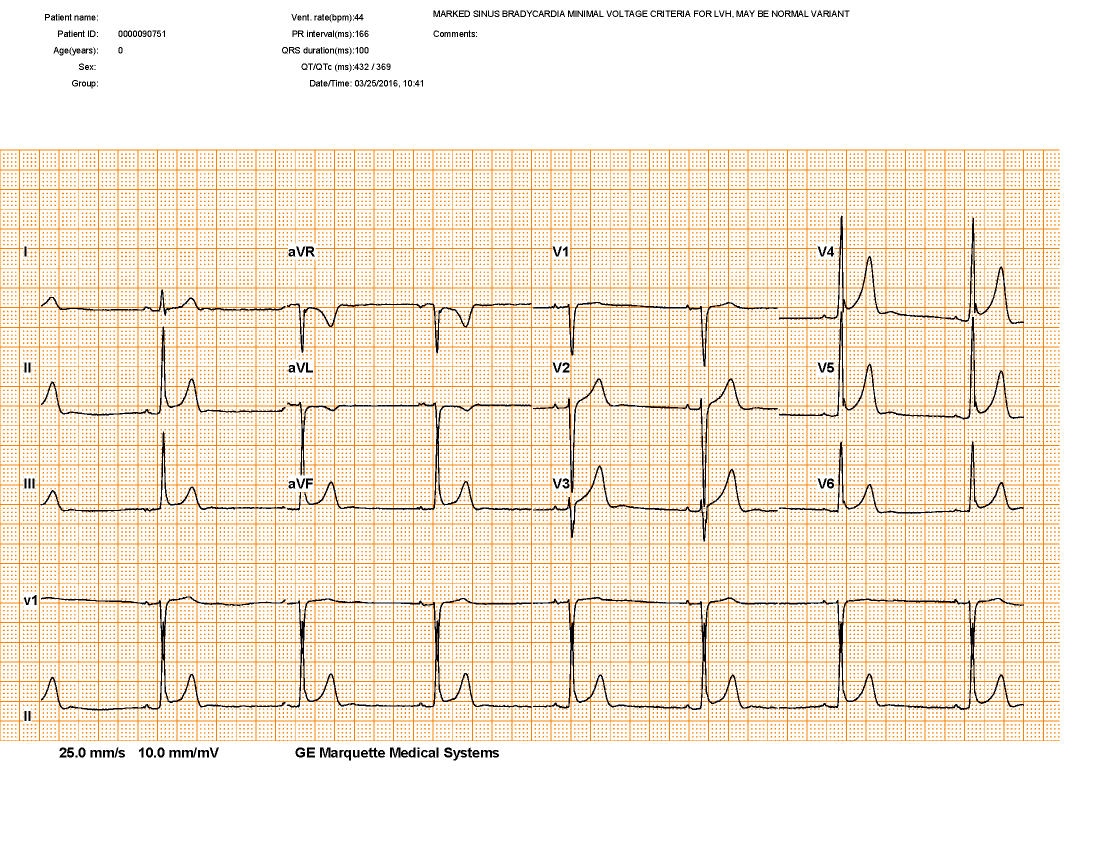
#> input picture fullScan.png, 2200 x 1700 px (shown at 1/2 size)
$ python imageManipulation.py
#> lines starting #> are read from the running program, lines starting #| are printed output that depends on the picture; after the words box and inside, x2 and y2 are one past the last pixel; in counts of white or black regions, pixels touching at a corner belong together
import numpy as np
import cv2
import matplotlib.pyplot as plt

import math
import random

class Color:
    greyscale = 0
    BGR = 1

# Use matplotlib to show an image with BGR color (standard for openCV)
# [6 lines left out: function displayColorImage, not called in this run]

# Use matplotlib to show an image with greyscale color (2d array)
def displayGreyscaleImage(image, title=""):
    # plt.subplot(2,2,1)
    plt.imshow(image, cmap='gray')
    plt.xticks([]), plt.yticks([])  # to hide tick values on X and Y axis
    plt.title(title)
    plt.show()

# Display a list of images [(image, color, title)] where color is Color.greyscale or .BGR.
def displayImages(listOfImages):
    count = len(listOfImages)

    height = math.floor(math.sqrt(count))
    width = math.ceil(count / height)

    for index, (image, color, title) in enumerate(listOfImages):
        plt.subplot(height, width, index+1)
        if color == Color.greyscale:
            plt.imshow(image, cmap='gray')
        if color == Color.BGR:
            plt.imshow(cv2.cvtColor(image, cv2.COLOR_BGR2RGB))

        plt.xticks([]), plt.yticks([])  # to hide tick values on X and Y axis
        plt.title(title)

    plt.tight_layout()
    plt.show()

class Kernel:
    # Static
    @staticmethod
    def guassian(size):
        return np.ones((size,size),np.float32) / (size**2)

# [50 lines left out: functions experimentWithBlur, experimentWithKernels, convertToBinary, not called in this run]

def houghLines(binary):
    lines = np.squeeze(cv2.HoughLines(binary, 1, np.pi/180, 150), axis=1)

    return lines

def overlayLines(lines, colorImage):
    for rho,theta in lines:
        a = np.cos(theta)
        b = np.sin(theta)
        x0 = a*rho
        y0 = b*rho
        x1 = int(x0 + 10000*(-b))
        y1 = int(y0 + 10000*(a))
        x2 = int(x0 - 10000*(-b))
        y2 = int(y0 - 10000*(a))

        # Draw line on the image
        cv2.line(colorImage, (x1,y1), (x2,y2), (250,250,150))

    return colorImage

# This could help with extracting the signal from the grid
def openImage(binaryImage):
    # Open the image
    element = cv2.getStructuringElement(cv2.MORPH_OPEN, (3,3))
    eroded = cv2.erode(binaryImage, element)
    opened = cv2.dilate(eroded, element)

    return opened


def extractGridUsingKernels(binaryImage):
    opened = openImage(binaryImage)

    # Subtract the opened image from the binary image
    final = cv2.subtract(binaryImage, opened)
    element = cv2.getStructuringElement(cv2.MORPH_CROSS, (2,2))
    final = cv2.erode(final, element)

    displayGreyscaleImage(final, title="final")

    return final


def traceGridlines(colorImage):
    # Convert to grayscale
    gray = cv2.cvtColor(colorImage, cv2.COLOR_BGR2GRAY) # Uses equation (2) from `2014 - ECG dig IEEE (Mallawaarachchi)`
    # displayImages([(gray, Color.greyscale, "Gray")])

    _, binary = cv2.threshold(gray, 120, 256, cv2.THRESH_BINARY_INV)
    displayImages([(binary, Color.greyscale, "Binary")])

    # Find the lines in the background grid
    gridBinary = extractGridUsingKernels(binary)

    lines = houghLines(gridBinary)
    overlayImage = overlayLines(lines, cv2.cvtColor(gray, cv2.COLOR_GRAY2BGR))

    # displayColorImage(overlayImage)

    return lines

def sorted(unsortedList):
        unsortedList.sort()
        return unsortedList

def calculateDistancesBetweenValues(sortedList):
    spacings = [y-x for (x, _), (y, _) in zip(sortedList[0:-1], sortedList[1:])]
    return spacings

def getLinesInDirection(lines, directionInDegrees):
    # Get only lines in one direction
    return [(rho, theta) for rho, theta in lines if math.isclose(theta * 180/math.pi, directionInDegrees, abs_tol=2)]

def removeNonGridLines(lines, threshold):

    def removeNonGridLinesInDirection(lines, directionInDegrees, threshold):
        gridLines = []

        linesInDirection = sorted(getLinesInDirection(lines, directionInDegrees))

        distances = calculateDistancesBetweenValues(linesInDirection)
        gridSpacing = np.median(distances) # Could use mode...

        # Find lines not aligned to grid
        for (linePosition, theta), spaceBefore, spaceAfter in zip(linesInDirection, [None] + distances, distances + [None]):
            agreementWithAllLines = sum([abs(linePosition-otherLinePosition) % gridSpacing for otherLinePosition, _ in linesInDirection])/(len(linesInDirection))

            agreementWithBefore = float("inf")
            agreementWithAfter  = float("inf")

            if spaceBefore is not None:
                agreementWithBefore = spaceBefore % gridSpacing

            if spaceAfter is not None:
                agreementWithAfter = spaceAfter % gridSpacing

            if min(agreementWithBefore, agreementWithAfter, agreementWithAllLines) < threshold:
                gridLines.append((linePosition, theta))

        return gridLines

    # Remove horizontal lines and vertical lines
    return removeNonGridLinesInDirection(lines, 0, threshold) + removeNonGridLinesInDirection(lines, 90, threshold)

def cropImageToGrid(colorImage, imageToCrop):
    lines = traceGridlines(colorImage)

    gridLines = removeNonGridLines(lines, 2)

    horizontalLines = sorted(getLinesInDirection(gridLines, 90))
    verticalLines = sorted(getLinesInDirection(gridLines, 0))

    gridTop, _ = horizontalLines[0]
    gridBottom, _ = horizontalLines[-1]
    gridLeft, _ = verticalLines[0]
    gridRight, _ = verticalLines[-1]

    print(gridTop, gridBottom, gridLeft, gridRight)

    croppedImage = imageToCrop.copy()[int(gridTop):int(gridBottom), int(gridLeft):int(gridRight)]

    # Load in image in color
    # displayColorImage(croppedImage)

    return croppedImage

# [25 lines left out: function cropToGridAndIsolateLinesDemo, not called in this run]

def contiguousRegionsDemo():
    # path = "../Test Images/ECG Sample Images From Cleveland Clinic/Screen Shot 2020-03-21 at 12.00.50 PM.png"
    # path = "../Test Images/ECG Sample Images From Cleveland Clinic/Screen Shot 2020-03-21 at 12.00.19 PM.png"
    path = 'fullScan.png'
    # path = "../Test Images/Larisa/LAU8 tracé 8.JPG"
    # path = "../Test Images/Mocks/test1.png"
    # path = 'image.png'

    # Load in image in color
    image = cv2.imread(path, 1)

    image = cropImageToGrid(image, image)

    # Convert to grayscale
    gray = cv2.cvtColor(image, cv2.COLOR_BGR2GRAY) # Uses equation (2) from `2014 - ECG dig IEEE (Mallawaarachchi)`
    displayImages([(gray, Color.greyscale, "Gray")])

    _, binary = cv2.threshold(gray, 100, 256, cv2.THRESH_BINARY_INV)
    # displayImages([(binary, Color.greyscale, "Binary")])

    element = cv2.getStructuringElement(cv2.MORPH_ERODE, (2,2))
    binary = cv2.erode(binary, element)


    # displayImages([(binary, Color.BGR, "Starting point")])

    explored = set()
    width, height = binary.shape

    regions = []

    for y in range(height):
        for x in range(width):
            if binary[x][y] > 0 and (x, y) not in explored:
                contiguousPixels = []
                frontier = [(x, y)]

                while frontier != []:
                    (x,y) = frontier.pop()

                    printStuff = False

                    if (x, y) == (1129,1115):
                        printStuff = True
                        print("Trouble maker >:(")

                    # Check any reason to discard this pixel:

                    # (1) Outside the image boundaries
                    if (x < 0 or x >= width
                        or y < 0 or y >= height):
                        if printStuff: print("Outside boundaries")
                        continue

                    # (2) Already visited
                    if (x,y) in explored:
                        if printStuff: print("Already Visited")
                        continue

                    # (3) Black pixel
                    if binary[x][y] == 0:
                        if printStuff: print("Black")
                        continue

                    # Add this pixel to the region!

                    contiguousPixels.append((x,y))
                    explored.add((x,y))

                    if printStuff: print("Exploring neighbors...")

                    # Explore all of the neighbors of this pixel:

                    # Explore up
                    frontier.append((x, y-1))
                    # Explore left-up
                    frontier.append((x-1, y-1))
                    # Explore left
                    frontier.append((x-1, y))
                    # Explore left-down
                    frontier.append((x-1, y+1))
                    # Explore down
                    frontier.append((x, y+1))
                    # Explore right-down
                    frontier.append((x+1, y+1))
                    # Explore right
                    frontier.append((x+1, y))
                    # Explore right-up
                    frontier.append((x+1, y-1))

                regions.append(contiguousPixels)

    regionMatrices = []

    for region in regions:
        minX = float('inf')
        minY = float('inf')
        maxX = 0
        maxY = 0

        for (x,y) in region:
            if x < minX:
                minX = x
            if y < minY:
                minY = y
            if x > maxX:
                maxX = x
            if y > maxY:
                maxY = y

        regionMatrix = np.zeros((maxX-minX+1, maxY-minY+1), dtype=np.uint8)

        for (x,y) in region:
            regionMatrix[x-minX][y-minY] = 1

        regionMatrices.append(((minX, minY), regionMatrix))

    displayImages([(binary, Color.BGR, "Starting point")])

    # Make an empty color (3-channel) image the same size as the original
    isolatedRegions = np.array([[[0 for _ in range(3)] for _ in range(image.shape[1])] for _ in range(image.shape[0])], dtype=np.uint8)

    for ((x,y), pixels) in regionMatrices:
        colors = [random.randint(75,255) for _ in range(3)]
        for pixelX, pixelRow in enumerate(pixels):
            for pixelY, pixelValue in enumerate(pixelRow):
                if pixelValue != 0:
                    for index, color in enumerate(colors):
                        isolatedRegions[x + pixelX][y + pixelY][index] = color

    displayImages([(isolatedRegions, Color.BGR, "Extracted")])


def thresholdExperiments():
    # path = "../Test Images/ECG Sample Images From Cleveland Clinic/Screen Shot 2020-03-21 at 12.00.50 PM.png"
    # path = "../Test Images/ECG Sample Images From Cleveland Clinic/Screen Shot 2020-03-21 at 12.00.19 PM.png"
    path = 'fullScan.png'
    # path = "../Test Images/Larisa/LAU8 tracé 8.JPG"
    # path = "../Test Images/Mocks/test1.png"
    # path = 'image.png'

    # Load in image in color
    image = cv2.imread(path, 1)

    # Convert to grayscale
    gray = cv2.cvtColor(image, cv2.COLOR_BGR2GRAY) # Uses equation (2) from `2014 - ECG dig IEEE (Mallawaarachchi)`
    displayImages([(gray, Color.greyscale, "Gray")])

    # Show the histogram
    plt.hist(gray.ravel(),256,[0,256]); plt.show()

    _, binary = cv2.threshold(gray, 200, 256, cv2.THRESH_BINARY_INV)
    displayImages([(binary, Color.greyscale, "Binary")])

def main():
    thresholdExperiments()
#> in thresholdExperiments, image is the input picture: shape (1700, 2200, 3); mean B, G, R 219.9, 234.8, 249.7
#> in thresholdExperiments, `gray = cv2.cvtColor(image, cv2.COLOR_BGR2GRAY)`:
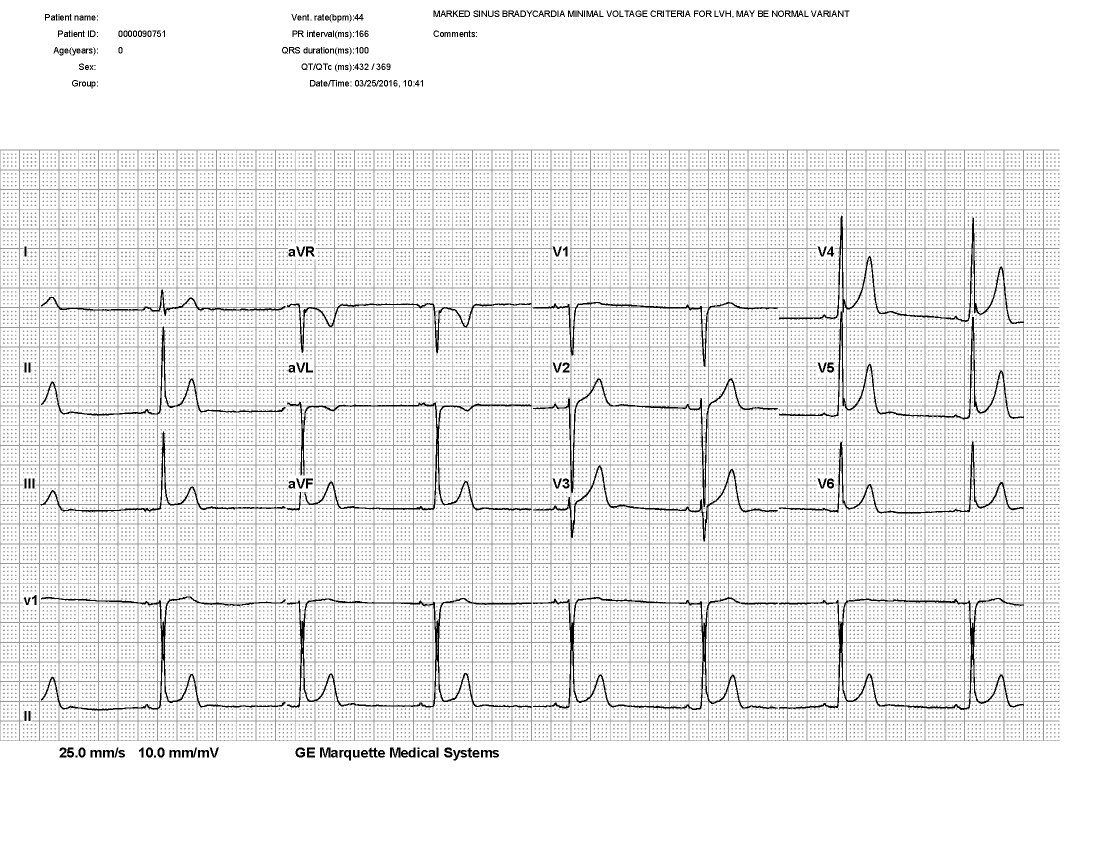
#> gray: shape (1700, 2200) (shown at 1/2 size); min 0, max 255, mean 237.5
#> in thresholdExperiments, `plt.hist(gray.ravel(), 256, [0, 256])`:
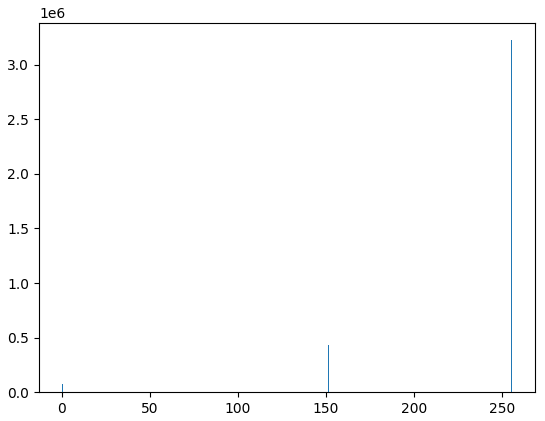
#> figure drawn by matplotlib, 1 panel; tallest bar 3225237 high, from x = 255 to 256
#> in thresholdExperiments, `_, binary = cv2.threshold(gray, 200, 256, cv2.THRESH_BINARY_INV)`:
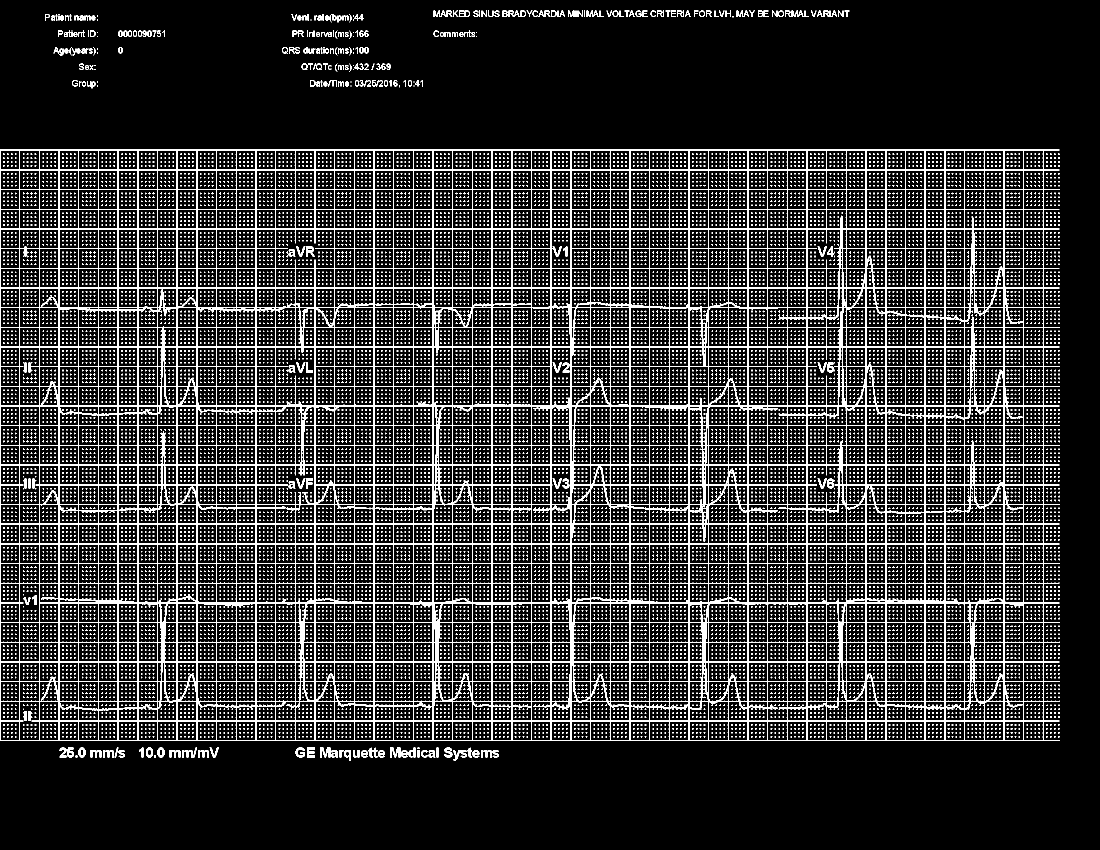
#> binary: shape (1700, 2200) (shown at 1/2 size); 13.8% white in thin lines or dots, all inside (x1, y1, x2, y2) = (0, 21, 2119, 1521)
    contiguousRegionsDemo()
#> in traceGridlines, `_, binary = cv2.threshold(gray, 120, 256, cv2.THRESH_BINARY_INV)`: binary: shape (1700, 2200); 2.1% white; 318 white regions (35 under 20 px), largest, box (x1, y1, x2, y2) and area: (1558, 431, 2048, 839) 8490, (1558, 1196, 2048, 1420) 5778, (1066, 1194, 1556, 1420) 5721
#> in openImage, `eroded = cv2.erode(binaryImage, element)`: eroded: shape (1700, 2200); 0.66% white in thin lines or dots, all inside (x1, y1, x2, y2) = (49, 22, 2047, 1520)
#> in openImage, `opened = cv2.dilate(eroded, element)`:
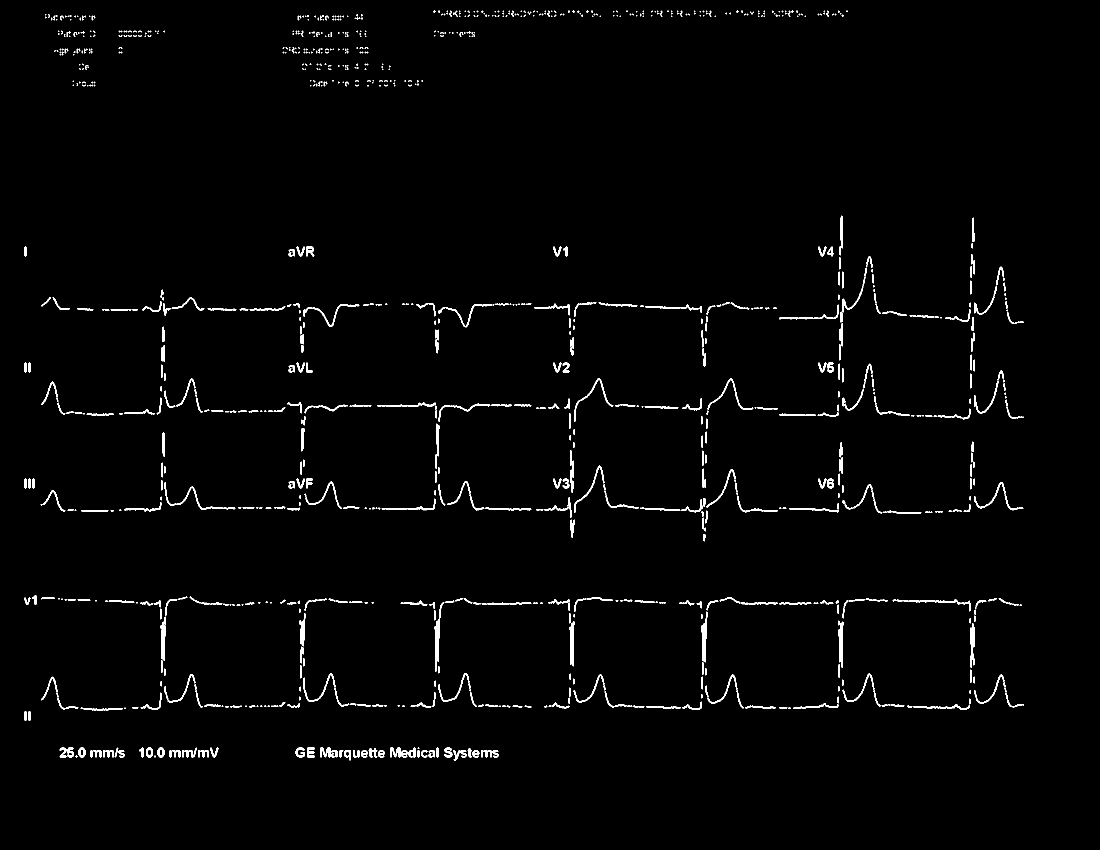
#> opened: shape (1700, 2200) (shown at 1/2 size); 1.7% white; 939 white regions (466 under 20 px), largest, box (x1, y1, x2, y2) and area: (869, 1204, 889, 1344) 752, (329, 964, 471, 1020) 671, (1403, 1223, 1415, 1325) 628
#> in extractGridUsingKernels, `final = cv2.subtract(binaryImage, opened)`: final: shape (1700, 2200); 0.41% white in thin lines or dots, all inside (x1, y1, x2, y2) = (48, 21, 2048, 1521)
#> in extractGridUsingKernels, `final = cv2.erode(final, element)`:
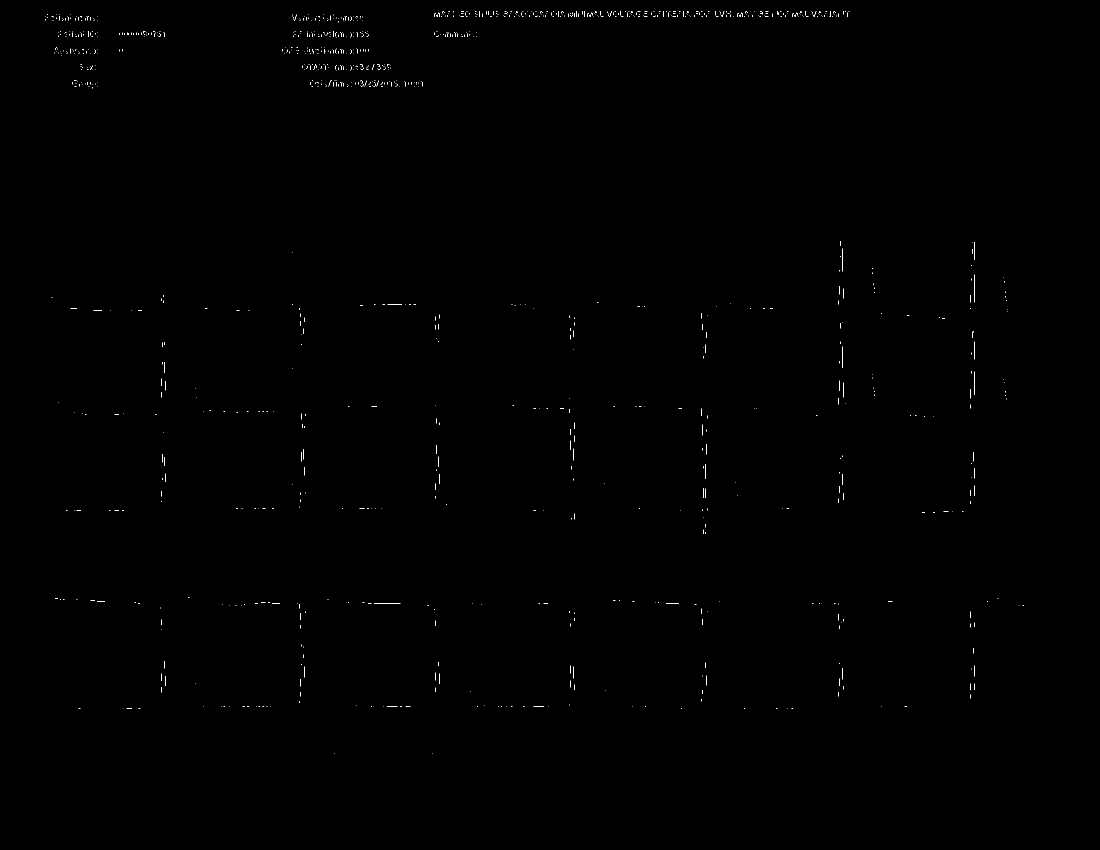
#> final: shape (1700, 2200) (shown at 1/2 size); 0.14% white in thin lines or dots, all inside (x1, y1, x2, y2) = (91, 22, 2048, 1508)
#> in houghLines, `lines = np.squeeze(cv2.HoughLines(binary, 1, np.pi/180, 150), axis=1)`: lines = [[33, 1.57], [22, 1.57]]
#> the loop in overlayLines, `for rho,theta in lines:` made 2 passes
#> (rho, theta, a, b, x0, y0, x1, y1) on passes 1 to 2: (33, 1.57, -4.37e-08, 1, -1.44e-06, 33, -10000, 32), (22, 1.57, -4.37e-08, 1, -9.62e-07, 22, -10000, 21)
#> in removeNonGridLinesInDirection, `linesInDirection = sorted(getLinesInDirection(lines, directionInDegree..`: linesInDirection = []
#> in removeNonGridLinesInDirection, `gridSpacing = np.median(distances)`: gridSpacing = nan
#> after the loop in removeNonGridLinesInDirection, `for (linePosition, theta), spaceBefore, spaceAfter in zip(linesInDirec..`: gridLines = []
#> the loop in removeNonGridLinesInDirection (call 2), `for (linePosition, theta), spaceBefore, spaceAfter in zip(linesInDirec..` made 2 passes
#> (linePosition, theta, spaceBefore, spaceAfter, agreementWithAllLines, agreementWithBefore, agreementWithAfter) on passes 1 to 2: (22, 1.57, None, 11, 0, inf, 0), (33, 1.57, 11, None, 0, 0, inf)
#> in cropImageToGrid, `gridLines = removeNonGridLines(lines, 2)`: gridLines = [(22, 1.57), (33, 1.57)]
#> in cropImageToGrid, `verticalLines = sorted(getLinesInDirection(gridLines, 0))`: verticalLines = []
#> in cropImageToGrid, `gridTop, _ = horizontalLines[0]`: gridTop = 22
#> in cropImageToGrid, `gridBottom, _ = horizontalLines[-1]`: gridBottom = 33

if __name__ == "__main__":
#> (the run stopped early here; a loop or call above may not have finished)
